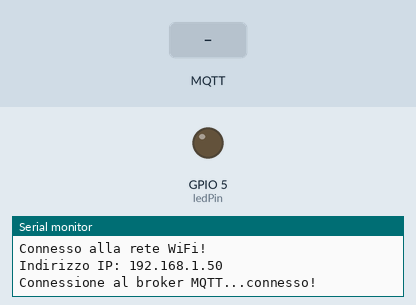
This sketch was run on a simulated ESP32. On the bench: output pins drawn as LEDs (lit = HIGH), the last lines printed to the serial monitor. Inputs (shaded band) come from the test bench. WiFi joins after 1.5 s; servers stay silent unless stated; random numbers use the default seed unless the sketch sets one; no MQTT or app messages arrive unless stated.

Above: at 3.2 s.
3.3 s: MQTT message "1" arrives on the first subscribed topic
At 3.9 s:
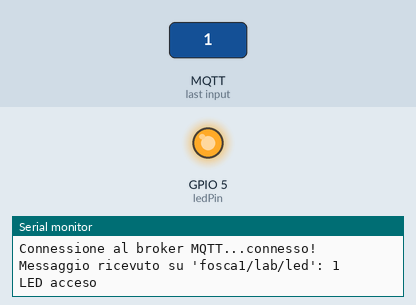
4.8 s: MQTT message "0" arrives on the first subscribed topic
At 6.2 s:
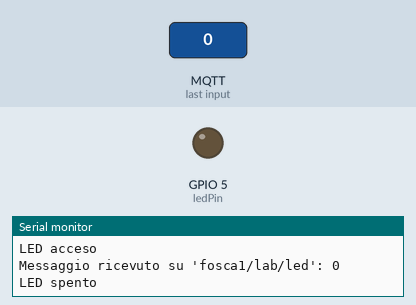
Timing chart, 0 to 7.8 s (numbered marks = the images above; inputs shaded):
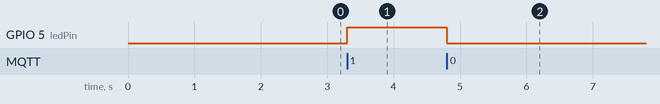

Measured:
- after the input at 3.3 s, GPIO 5 (ledPin): LOW → HIGH at once
- after the input at 4.8 s, GPIO 5 (ledPin): HIGH → LOW at once

The sketch:

mqtt-esp32.ino
```cpp
#include <WiFi.h>
#include <PubSubClient.h>

// Configurazione Wi-Fi
const char* ssid = "RaspAP";
const char* password = "ChangeMe";

// Configurazione Broker MQTT
const char* mqtt_server = "192.168.50.1";  // esempio: "mqtt.example.com"
const int mqtt_port = 1883;  // Porta di default per MQTT (1883)

WiFiClient espClient;
PubSubClient client(espClient);

// Nome del dispositivo, che sarà la prima parte del topic
const char* deviceName = "fosca1";  //     <---------------------------Cambia questo valore per ogni dispositivo

// Costruzione dei topic MQTT
String ledTopic = String(deviceName) + "/lab/led";
String tempTopic = String(deviceName) + "/lab/temp";

// Pin per il LED
const int ledPin = 5;  // Pin D5

// Funzione per connettersi alla rete Wi-Fi
void setup_wifi() {
  delay(10);
  Serial.println();
  Serial.print("Connessione alla rete WiFi: ");
  Serial.println(ssid);

  WiFi.begin(ssid, password);
  while (WiFi.status() != WL_CONNECTED) {
    delay(1000);
    Serial.print(".");
  }

  Serial.println("");
  Serial.println("Connesso alla rete WiFi!");
  Serial.print("Indirizzo IP: ");
  Serial.println(WiFi.localIP());
}

// Funzione di callback per quando arriva un messaggio su un canale MQTT
void callback(char* topic, byte* payload, unsigned int length) {
  String message = "";
  for (int i = 0; i < length; i++) {
    message += (char)payload[i];
  }

  // Controlla se il messaggio è su 'ledTopic'
  if (String(topic) == ledTopic) {
    Serial.print("Messaggio ricevuto su '");
    Serial.print(ledTopic);
    Serial.print("': ");
    Serial.println(message);

    // Accendi o spegni il LED in base al messaggio ricevuto
    if (message == "1") {
      digitalWrite(ledPin, HIGH);  // Accende il LED
      Serial.println("LED acceso");
    } else if (message == "0") {
      digitalWrite(ledPin, LOW);   // Spegne il LED
      Serial.println("LED spento");
    }
  }
}

// Funzione per connettersi al broker MQTT
void reconnect() {
  while (!client.connected()) {
    Serial.print("Connessione al broker MQTT...");
    if (client.connect("ESP32Client")) {
      Serial.println("connesso!");
      client.subscribe(ledTopic.c_str());  // Iscriviti al topic dinamico
    } else {
      Serial.print("fallito, rc=");
      Serial.print(client.state());
      Serial.println(" riprovo in 5 secondi...");
      delay(5000);
    }
  }
}

// Funzione per generare un valore casuale tra 15.0 e 35.0
float generate_random_temp() {
  return random(150, 351) / 10.0; // Restituisce un valore tra 15.0 e 35.0
}

void setup() {
  // Inizializza la comunicazione seriale
  Serial.begin(115200);

  // Imposta il pin del LED come output
  pinMode(ledPin, OUTPUT);
  digitalWrite(ledPin, LOW); // Assicurati che il LED sia spento all'inizio

  // Connetti il dispositivo alla rete Wi-Fi
  setup_wifi();

  // Configura il client MQTT
  client.setServer(mqtt_server, mqtt_port);
  client.setCallback(callback);
}

void loop() {
  // Se non siamo connessi al broker MQTT, riconnettiamo
  if (!client.connected()) {
    reconnect();
  }

  // Gestisci la connessione MQTT
  client.loop();

  // Ogni 30 secondi pubblichiamo un valore casuale su 'tempTopic'
  static unsigned long lastPublish = 0;
  if (millis() - lastPublish > 30000) {  // 30 secondi
    lastPublish = millis();

    float tempValue = generate_random_temp();
    char tempStr[8];
    dtostrf(tempValue, 1, 1, tempStr);  // Converte il valore float in stringa

    // Pubblica il valore sul topic 'tempTopic'
    Serial.print("Pubblico su '");
    Serial.print(tempTopic);
    Serial.print("': ");
    Serial.println(tempStr);
    client.publish(tempTopic.c_str(), tempStr);
  }
}
```
